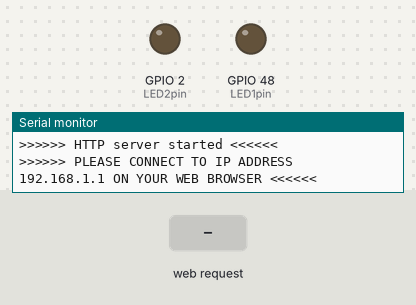
A sketch run on a simulated ESP32. Shown: output pins drawn as LEDs (lit = HIGH), the last lines printed to the serial monitor. The test bench sets the inputs (shaded band). WiFi joins after 1.5 s; servers stay silent unless stated; a WiFi scan finds three made-up networks.

Above: at 4.9 s.
5.0 s: HTTP request GET /led1on received
At 5.6 s:
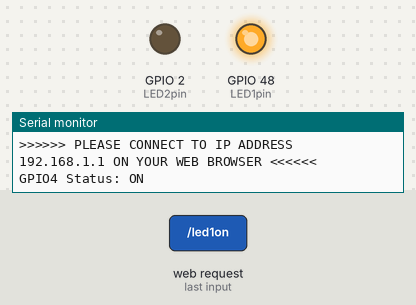
6.5 s: HTTP request GET /led2on received
At 7.7 s:
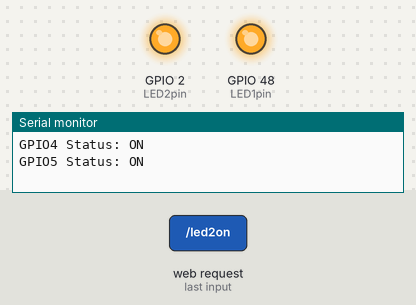
8.0 s: HTTP request GET /led1off received
At 9.1 s:
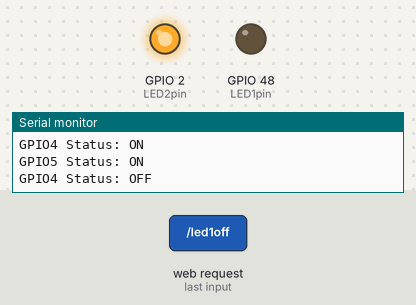
9.5 s: HTTP request GET /led2off received
At 10.2 s:
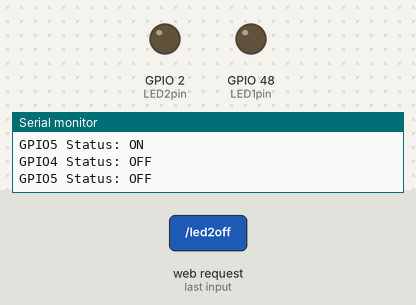
Timing chart, 0 to 12.0 s (numbered marks = the images above; inputs shaded):
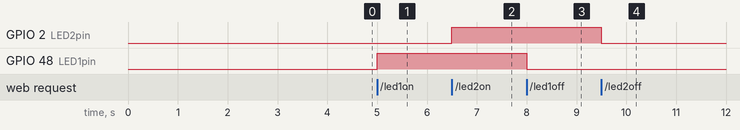

Measured:
- after the input at 5.0 s, GPIO 48 (LED1pin): LOW → HIGH at once
- after the input at 6.5 s, GPIO 2 (LED2pin): LOW → HIGH at once
- after the input at 8.0 s, GPIO 48 (LED1pin): HIGH → LOW at once
- after the input at 9.5 s, GPIO 2 (LED2pin): HIGH → LOW at once

The sketch:

ESP32_WiFi_changer.ino
```cpp
/*
 Name:		NexusConnectToWiFi.ino
 Created:	1/24/2023 2:02:20 PM
 Author:	Luke Renton
*/

#include <Arduino.h>
#include <WiFi.h>
#include "WebServer.h"
#include <string>


#define WIFI_TIMEOUT_MS 20000
#define LED_STATUS 48
#define LED_WiFi 2

WebServer wifi_server(80);
WebServer web_server(80);
IPAddress Nexus_IP_Address;
String other_networks = "";
const char* WIFI_NETWORK = "";
const char* WIFI_PASSWORD = "";

uint8_t LED1pin = LED_STATUS;
bool LED1status = LOW;

uint8_t LED2pin = LED_WiFi;
bool LED2status = LOW;
// the setup function runs once when you press reset or power the board
using namespace std;

String Format_CSS() {
	String CSS = "<!DOCTYPE html> <html>\n";
	CSS += "<head><meta name=\"viewport\" content=\"width=device-width, initial-scale=1.0, user-scalable=no\">\n";
	CSS += "<title>LED Control</title>\n";
	CSS += "<style>html { font-family: Helvetica; display: inline-block; margin: 0px auto; text-align: center;}\n";
	CSS += "body{margin-top: 50px;background-color : #000000} h1 {color: white;margin: 50px auto 30px;} h3 {color: white;margin-bottom: 50px;}\n";
	CSS += ".button {display: block;width: 80px;background-color: #3498db;border: none;color: white;padding: 13px 30px;text-decoration: none;font-size: 25px;margin: 0px auto 35px;cursor: pointer;border-radius: 4px;}\n";
	CSS += ".button-on {background-color: #3498db;}\n";
	CSS += ".button-on:active {background-color: #2980b9;}\n";
	CSS += ".button-off {background-color: #34495e;}\n";
	CSS += ".button-off:active {background-color: #2c3e50;}\n";
	CSS += ".button-label {display: inline- block; padding: 10px 20px;  text - align: center; text - decoration: none; color: #ffffff; background - color: #3498db;border - radius: 6px;outline: none;}\n";
	CSS += "p {font-size: 14px;color: white;margin-bottom: 10px;}\n";
	CSS += "</style>\n";
	CSS += "</head>\n";
	return CSS;
}

String SendHTML_login() {

	String HTML = Format_CSS();
	HTML += "<body>\n <h3> Please enter the name and password for the network below </h3>";
	HTML += "<form action=\"/Joined\">";
	HTML += "<label for = \"network_name\"> <font color = \"white\">Network Name: </font> </label>";
	HTML += "<input type=\"text\" id=\"Network_Name\" name=\"Network_Name\" value=\"\"><br><br>";
	HTML += "<label for =\"Password\"> <font color = \"white\">Password: </font> </label>";
	HTML += "<input type=\"Password\" id=\"Password\" name=\"Password\" value=\"\"><br><br>";
	HTML += "<input type=\"submit\" value=\"Submit\"></form>";
	HTML += "<br><br> <h3> Available networks: </h3>";
	HTML += other_networks;
	HTML += "</body>\n</html>\n";

	/*HTML += "<form action = \"/get\"> <font color = \"white\">Network Name: </font><input type=\"input\" name=\"Network\"></form><br>";
	HTML += "<form action=\"/get\"> <font color = \"white\">Password: </font><input type=\"password\" name=\"Password\"></form><br>";
	HTML += "<a class=\"button-label\" href=\"/Joined?Network_Name=IDX&Password=123\">Join network</a>";*/
	return HTML;

}

String SendHTML_main(uint8_t led1stat, uint8_t led2stat) {
	String HTML = Format_CSS();
	//For what ever reason raw string types R"()" don't work so have to append line by line
	HTML += "<body>\n";
	HTML += "<h1>ESP32 Web Server</h1>\n";
	HTML += "<h3>Using Access Point(AP) Mode</h3>\n";

	if (led1stat)
	{
		HTML += "<p>LED1 Status: ON</p><a class=\"button button-off\" href=\"/led1off\">OFF</a>\n";
	}
	else
	{
		HTML += "<p>LED1 Status: OFF</p><a class=\"button button-on\" href=\"/led1on\">ON</a>\n";
	}

	if (led2stat)
	{
		HTML += "<p>LED2 Status: ON</p><a class=\"button button-off\" href=\"/led2off\">OFF</a>\n";
	}
	else
	{
		HTML += "<p>LED2 Status: OFF</p><a class=\"button button-on\" href=\"/led2on\">ON</a>\n";
	}

	HTML += "<a href=\"/Join\" class=\"button-label\"> Join a network </a>";
	HTML += "</body>\n</html>\n";
	return HTML;
}

String get_encryption_type(wifi_auth_mode_t encryptionType) {
	switch (encryptionType) {
	case (WIFI_AUTH_OPEN):
		return "Open";
	case (WIFI_AUTH_WEP):
		return "WEP";
	case (WIFI_AUTH_WPA_PSK):
		return "WPA_PSK";
	case (WIFI_AUTH_WPA2_PSK):
		return "WPA2_PSK";
	case (WIFI_AUTH_WPA_WPA2_PSK):
		return "WPA_WPA2_PSK";
	case (WIFI_AUTH_WPA2_ENTERPRISE):
		return "WPA2_ENTERPRISE";
	}
}

string get_WiFi_list() {
	int networks, selected_networks;
	string network_info = "";

	networks = WiFi.scanNetworks();

	for (int i = 0; i < networks; ++i) {
		// Print SSID, RSSI and WiFi Encryption for each network found
		network_info += "<p> [" + to_string(i + 1) + "]	" + WiFi.SSID(i).c_str() +
			" (" + to_string(WiFi.RSSI(i)) + " db) [" + get_encryption_type(WiFi.encryptionType(i)).c_str() +
			"] </p>\n";
		//<a href=\"/Join\">Join network</a>
		//"<p>LED2 Status: ON</p><a class=\"button button-off\" href=\"/led2off\">OFF</a>\n";
		//client.print("Click <a href=\"/H\">here</a> to turn the red LED on.<br>");
	}

	return network_info;
}


void connect_to_WiFi() {
	unsigned long startAttemptTime = millis();
	// WiFi.scanNetworks will return the number of networks found
	WiFi.begin(WIFI_NETWORK, WIFI_PASSWORD);

	Serial.print(">>>>>> Attempting to connect to new WiFi network <<<<<<");
	Serial.print("Connecting...");
	while (WiFi.status() != WL_CONNECTED && millis() - startAttemptTime < WIFI_TIMEOUT_MS) {
		web_server.send(200, "text/plain", "");
		Serial.print(".");
		delay(100);
	}
	Serial.println("");

	if (WiFi.status() != WL_CONNECTED) {
		Serial.print(">>>>>> Failed to connect <<<<<<");
		Access_Point_SetUp();

	}
	else {
		Serial.println(">>>>>> Successfully connected to new network <<<<<<");
		Serial.print(">>>>>> Check if im on the network! My IP adress is: ");
		Serial.print(WiFi.localIP());
		Serial.println(" <<<<<<");
		Serial.print(">>>>>> Network name: ");
		Serial.print(WIFI_NETWORK);
		Serial.println(" <<<<<<");
		web_server.send(200, "text/plain", "Connected!");
		delay(100);
	}
}
void handle_OnConnect() {
	LED1status = LOW;
	LED2status = LOW;
	Serial.println(">>>>>> GPIO4 Status: OFF | GPIO5 Status: OFF <<<<<<");
	web_server.send(200, "text/html", SendHTML_main(LED1status, LED2status));
}

void handle_led1on() {
	LED1status = HIGH;
	Serial.println("GPIO4 Status: ON");
	web_server.send(200, "text/html", SendHTML_main(true, LED2status));
}

void handle_led1off() {
	LED1status = LOW;
	Serial.println("GPIO4 Status: OFF");
	web_server.send(200, "text/html", SendHTML_main(false, LED2status));
}

void handle_led2on() {
	LED2status = HIGH;
	Serial.println("GPIO5 Status: ON");
	web_server.send(200, "text/html", SendHTML_main(LED1status, true));
}

void handle_led2off() {
	LED2status = LOW;
	Serial.println("GPIO5 Status: OFF");
	web_server.send(200, "text/html", SendHTML_main(LED1status, false));
}

void handle_joinNetwork() {
	web_server.send(200, "text/html", SendHTML_login());
}

void handle_joinedNetwork() {
	//Retrieve the netowrk name and password in the URL's arguments (?Arg1=value&Arg2=value&...)
	// -- NOTE: for whatever reason you have to store the argument in a string then convert you can't just convert i.e. WIFI = server.arg(0).c_str() doesn't work
	String net, pass;
	net = web_server.arg(0);
	pass = web_server.arg(1);
	WIFI_NETWORK = net.c_str();
	WIFI_PASSWORD = pass.c_str();


	Serial.print("WIFI NETWORK: ");
	Serial.println(WIFI_NETWORK);
	Serial.print("WIFI PASSWORD: ");
	Serial.println(WIFI_PASSWORD);
	web_server.send(200, "text/plain", "");
	Serial.print("ATTEMPTING TO CONNECT TO ANOTHER NETWORK");
	connect_to_WiFi();

}

void handle_NotFound() {
	//Tries to join a page which doesn't exist
	web_server.send(404, "text/plain", "Not found");
}


void Access_Point_SetUp() {
	//-- TODO add personalised set up
	const char* ssid = "Module Check";  // Enter SSID here
	const char* password = "123";  //Enter Password here

	IPAddress local_ip(192, 168, 1, 1);
	IPAddress gateway(192, 168, 1, 1);
	IPAddress subnet(255, 255, 255, 0);

	pinMode(LED1pin, OUTPUT);
	pinMode(LED2pin, OUTPUT);
	WiFi.softAP(ssid, password);
	WiFi.softAPConfig(local_ip, gateway, subnet);
	delay(100);
	Nexus_IP_Address = local_ip;

	web_server.on("/", handle_OnConnect);
	web_server.on("/led1on", handle_led1on);
	web_server.on("/led1off", handle_led1off);
	web_server.on("/led2on", handle_led2on);
	web_server.on("/led2off", handle_led2off);
	web_server.on("/Join", handle_joinNetwork);
	web_server.on("/Joined", handle_joinedNetwork);

	web_server.onNotFound(handle_NotFound);
	web_server.begin();

	other_networks = get_WiFi_list().c_str();

	Serial.println(">>>>>> HTTP server started <<<<<<");
	Serial.print(">>>>>> PLEASE CONNECT TO IP ADDRESS  ");
	Serial.print(Nexus_IP_Address);
	Serial.println(" ON YOUR WEB BROWSER <<<<<<");
	delay(2000);

	while (true) {
		web_server.handleClient();
		if (LED1status)
		{
			digitalWrite(LED1pin, HIGH);
		}
		else
		{
			digitalWrite(LED1pin, LOW);
		}

		if (LED2status)
		{
			digitalWrite(LED2pin, HIGH);
		}
		else
		{
			digitalWrite(LED2pin, LOW);
		}
	}

}


void setup() {
	Serial.begin(115200);
	Access_Point_SetUp();
}

// the loop function runs over and over again until power down or reset
void loop() {

}
```
